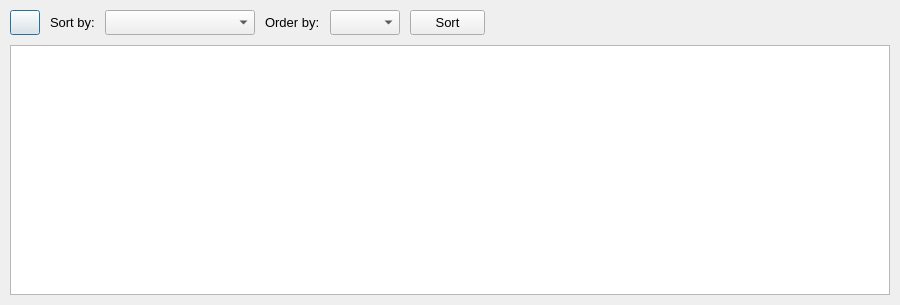
<?xml version="1.0" encoding="UTF-8"?>
<ui version="4.0">
 <class>Library</class>
 <widget class="QDialog" name="Library">
  <property name="geometry">
   <rect>
    <x>0</x>
    <y>0</y>
    <width>900</width>
    <height>305</height>
   </rect>
  </property>
  <property name="windowTitle">
   <string>Library</string>
  </property>
  <property name="windowIcon">
   <iconset resource="resources.qrc">
    <normaloff>:/Files/Resources/Icons/library_icon.ico</normaloff>:/Files/Resources/Icons/library_icon.ico</iconset>
  </property>
  <widget class="QTableView" name="table_view">
   <property name="geometry">
    <rect>
     <x>10</x>
     <y>45</y>
     <width>880</width>
     <height>250</height>
    </rect>
   </property>
  </widget>
  <widget class="QPushButton" name="btn_back">
   <property name="geometry">
    <rect>
     <x>10</x>
     <y>10</y>
     <width>30</width>
     <height>25</height>
    </rect>
   </property>
   <property name="text">
    <string/>
   </property>
   <property name="icon">
    <iconset resource="resources.qrc">
     <normaloff>:/Files/Resources/Icons/back.ico</normaloff>:/Files/Resources/Icons/back.ico</iconset>
   </property>
   <property name="iconSize">
    <size>
     <width>25</width>
     <height>20</height>
    </size>
   </property>
  </widget>
  <widget class="QLabel" name="label_sort">
   <property name="geometry">
    <rect>
     <x>50</x>
     <y>10</y>
     <width>50</width>
     <height>25</height>
    </rect>
   </property>
   <property name="font">
    <font>
     <pointsize>10</pointsize>
     <weight>50</weight>
     <bold>false</bold>
    </font>
   </property>
   <property name="text">
    <string>Sort by:</string>
   </property>
  </widget>
  <widget class="QComboBox" name="combo_box_sort">
   <property name="geometry">
    <rect>
     <x>105</x>
     <y>10</y>
     <width>150</width>
     <height>25</height>
    </rect>
   </property>
  </widget>
  <widget class="QPushButton" name="btn_sort">
   <property name="geometry">
    <rect>
     <x>410</x>
     <y>10</y>
     <width>75</width>
     <height>25</height>
    </rect>
   </property>
   <property name="font">
    <font>
     <pointsize>10</pointsize>
     <weight>50</weight>
     <bold>false</bold>
    </font>
   </property>
   <property name="text">
    <string>Sort</string>
   </property>
  </widget>
  <widget class="QLabel" name="label_order">
   <property name="geometry">
    <rect>
     <x>265</x>
     <y>10</y>
     <width>60</width>
     <height>25</height>
    </rect>
   </property>
   <property name="font">
    <font>
     <pointsize>10</pointsize>
     <weight>50</weight>
     <bold>false</bold>
    </font>
   </property>
   <property name="text">
    <string>Order by:</string>
   </property>
  </widget>
  <widget class="QComboBox" name="combo_box_order">
   <property name="geometry">
    <rect>
     <x>330</x>
     <y>10</y>
     <width>70</width>
     <height>25</height>
    </rect>
   </property>
  </widget>
 </widget>
 <resources>
  <include location="resources.qrc"/>
 </resources>
 <connections/>
</ui>
